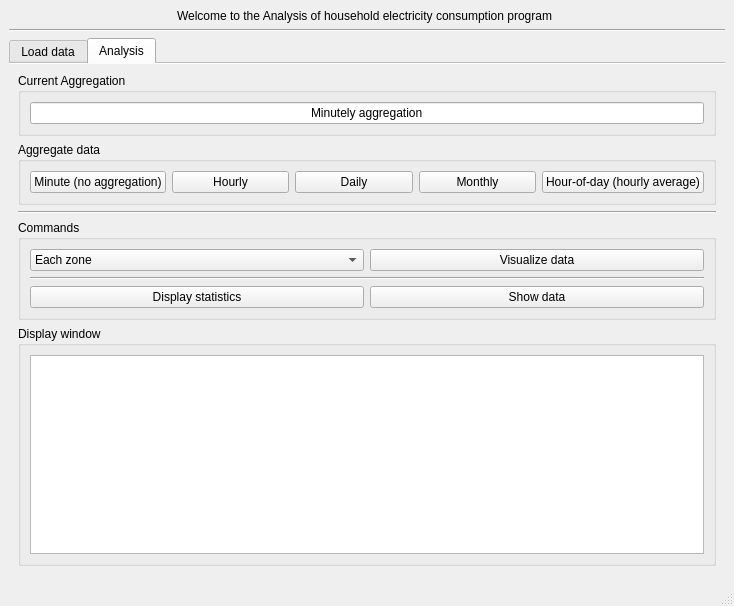
<?xml version="1.0" encoding="UTF-8"?>
<ui version="4.0">
 <class>MainWindow</class>
 <widget class="QMainWindow" name="MainWindow">
  <property name="geometry">
   <rect>
    <x>0</x>
    <y>0</y>
    <width>734</width>
    <height>606</height>
   </rect>
  </property>
  <property name="windowTitle">
   <string>MainWindow</string>
  </property>
  <widget class="QWidget" name="centralwidget">
   <layout class="QVBoxLayout" name="verticalLayout">
    <item alignment="Qt::AlignHCenter">
     <widget class="QLabel" name="header">
      <property name="text">
       <string>Welcome to the Analysis of household electricity consumption program </string>
      </property>
     </widget>
    </item>
    <item>
     <widget class="Line" name="line">
      <property name="orientation">
       <enum>Qt::Horizontal</enum>
      </property>
     </widget>
    </item>
    <item>
     <widget class="QTabWidget" name="tabWidget">
      <property name="tabPosition">
       <enum>QTabWidget::North</enum>
      </property>
      <property name="tabShape">
       <enum>QTabWidget::Rounded</enum>
      </property>
      <property name="currentIndex">
       <number>1</number>
      </property>
      <property name="documentMode">
       <bool>true</bool>
      </property>
      <property name="movable">
       <bool>true</bool>
      </property>
      <property name="tabBarAutoHide">
       <bool>true</bool>
      </property>
      <widget class="QWidget" name="tab_1">
       <attribute name="title">
        <string>Load data</string>
       </attribute>
       <attribute name="toolTip">
        <string>Select this tab to load data</string>
       </attribute>
       <layout class="QVBoxLayout" name="verticalLayout_2">
        <item>
         <widget class="QGroupBox" name="error_box">
          <property name="statusTip">
           <string/>
          </property>
          <property name="title">
           <string>Errorhandling</string>
          </property>
          <layout class="QHBoxLayout" name="horizontalLayout_3">
           <item>
            <widget class="QComboBox" name="error_dropmenu">
             <property name="toolTip">
              <string>Click to select errorhandling mode</string>
             </property>
             <property name="statusTip">
              <string>Click to select errorhandling mode</string>
             </property>
             <property name="layoutDirection">
              <enum>Qt::LeftToRight</enum>
             </property>
             <item>
              <property name="text">
               <string>Forward fill (replace corrupt measurement with latest valid measurement)</string>
              </property>
             </item>
             <item>
              <property name="text">
               <string>Backward fill (replace corrupt measurement with next valid measurement)</string>
              </property>
             </item>
             <item>
              <property name="text">
               <string>Drop (delete corrupted measurements)</string>
              </property>
             </item>
            </widget>
           </item>
          </layout>
         </widget>
        </item>
        <item>
         <widget class="QGroupBox" name="loadfile_box">
          <property name="title">
           <string>Filename</string>
          </property>
          <layout class="QHBoxLayout" name="horizontalLayout">
           <item>
            <widget class="QLineEdit" name="loadfile_input">
             <property name="toolTip">
              <string>Please enter a filename</string>
             </property>
             <property name="statusTip">
              <string>Please enter a filename in this box</string>
             </property>
             <property name="placeholderText">
              <string>Please enter the name of the datafile. Ex: 2008.csv</string>
             </property>
            </widget>
           </item>
           <item>
            <widget class="QPushButton" name="loadfile_btn">
             <property name="toolTip">
              <string>Click to load data</string>
             </property>
             <property name="statusTip">
              <string>Click to load data from filename</string>
             </property>
             <property name="text">
              <string>Load data</string>
             </property>
            </widget>
           </item>
          </layout>
         </widget>
        </item>
        <item>
         <widget class="QGroupBox" name="drop_box">
          <property name="title">
           <string>Drag and Drop</string>
          </property>
          <layout class="QHBoxLayout" name="horizontalLayout_2">
           <item>
            <widget class="QPlainTextEdit" name="drop_input">
             <property name="acceptDrops">
              <bool>true</bool>
             </property>
             <property name="toolTip">
              <string>Drag a file into this box to load it</string>
             </property>
             <property name="statusTip">
              <string>Drag a file into this box to load it</string>
             </property>
             <property name="documentTitle">
              <string>dasd</string>
             </property>
             <property name="overwriteMode">
              <bool>true</bool>
             </property>
             <property name="textInteractionFlags">
              <set>Qt::TextEditable</set>
             </property>
             <property name="backgroundVisible">
              <bool>true</bool>
             </property>
             <property name="centerOnScroll">
              <bool>true</bool>
             </property>
             <property name="placeholderText">
              <string>Please drag a datafile into this box</string>
             </property>
            </widget>
           </item>
          </layout>
         </widget>
        </item>
       </layout>
      </widget>
      <widget class="QWidget" name="tab_2">
       <attribute name="title">
        <string>Analysis</string>
       </attribute>
       <attribute name="toolTip">
        <string>Select this tab to analyze data</string>
       </attribute>
       <layout class="QVBoxLayout" name="verticalLayout_3">
        <item>
         <widget class="QGroupBox" name="aggcurrent_box">
          <property name="title">
           <string>Current Aggregation</string>
          </property>
          <layout class="QVBoxLayout" name="verticalLayout_4">
           <item>
            <widget class="QLineEdit" name="aggcurrent_line">
             <property name="toolTip">
              <string>This is the current aggregation</string>
             </property>
             <property name="statusTip">
              <string>This box shows how the data is currently aggregated</string>
             </property>
             <property name="inputMask">
              <string/>
             </property>
             <property name="text">
              <string>Minutely aggregation</string>
             </property>
             <property name="alignment">
              <set>Qt::AlignCenter</set>
             </property>
             <property name="dragEnabled">
              <bool>false</bool>
             </property>
             <property name="readOnly">
              <bool>true</bool>
             </property>
             <property name="clearButtonEnabled">
              <bool>false</bool>
             </property>
            </widget>
           </item>
          </layout>
         </widget>
        </item>
        <item>
         <widget class="QGroupBox" name="agg_box">
          <property name="statusTip">
           <string>Click to aggregate for daily consumption</string>
          </property>
          <property name="title">
           <string>Aggregate data</string>
          </property>
          <layout class="QHBoxLayout" name="horizontalLayout_4">
           <item>
            <widget class="QPushButton" name="agg_min_btn">
             <property name="toolTip">
              <string>Click to aggregate</string>
             </property>
             <property name="statusTip">
              <string>Click to aggregate for minutely consumption</string>
             </property>
             <property name="text">
              <string>Minute (no aggregation)</string>
             </property>
            </widget>
           </item>
           <item>
            <widget class="QPushButton" name="agg_hour_btn">
             <property name="toolTip">
              <string>Click to aggregate</string>
             </property>
             <property name="statusTip">
              <string>Click to aggregate for hourly consumption</string>
             </property>
             <property name="text">
              <string>Hourly</string>
             </property>
            </widget>
           </item>
           <item>
            <widget class="QPushButton" name="agg_day_btn">
             <property name="toolTip">
              <string>Click to aggregate</string>
             </property>
             <property name="text">
              <string>Daily</string>
             </property>
            </widget>
           </item>
           <item>
            <widget class="QPushButton" name="agg_month_btn">
             <property name="toolTip">
              <string>Click to aggregate</string>
             </property>
             <property name="statusTip">
              <string>Click to aggregate for monthly consumption</string>
             </property>
             <property name="text">
              <string>Monthly</string>
             </property>
            </widget>
           </item>
           <item>
            <widget class="QPushButton" name="agg_hDay_btn">
             <property name="toolTip">
              <string>Click to aggregate</string>
             </property>
             <property name="statusTip">
              <string>Click to aggregate for the hourly average</string>
             </property>
             <property name="text">
              <string>Hour-of-day (hourly average)</string>
             </property>
            </widget>
           </item>
          </layout>
         </widget>
        </item>
        <item>
         <widget class="Line" name="line_2">
          <property name="orientation">
           <enum>Qt::Horizontal</enum>
          </property>
         </widget>
        </item>
        <item>
         <widget class="QGroupBox" name="cmd_box">
          <property name="title">
           <string>Commands</string>
          </property>
          <layout class="QGridLayout" name="gridLayout">
           <item row="2" column="1">
            <widget class="QPushButton" name="showdata_btn">
             <property name="text">
              <string>Show data</string>
             </property>
            </widget>
           </item>
           <item row="0" column="0">
            <widget class="QComboBox" name="comboBox">
             <item>
              <property name="text">
               <string>Each zone</string>
              </property>
             </item>
             <item>
              <property name="text">
               <string>All zones</string>
              </property>
             </item>
            </widget>
           </item>
           <item row="0" column="1">
            <widget class="QPushButton" name="plot_btn">
             <property name="toolTip">
              <string>Click to visualize data</string>
             </property>
             <property name="statusTip">
              <string>Click to visualize data in plots</string>
             </property>
             <property name="text">
              <string>Visualize data</string>
             </property>
            </widget>
           </item>
           <item row="2" column="0">
            <widget class="QPushButton" name="stat_btn">
             <property name="toolTip">
              <string>Click to display statistics</string>
             </property>
             <property name="statusTip">
              <string>Click to display statistics based on currently aggregated data</string>
             </property>
             <property name="text">
              <string>Display statistics</string>
             </property>
            </widget>
           </item>
           <item row="1" column="0" colspan="2">
            <widget class="Line" name="line_3">
             <property name="orientation">
              <enum>Qt::Horizontal</enum>
             </property>
            </widget>
           </item>
          </layout>
         </widget>
        </item>
        <item>
         <widget class="QGroupBox" name="display_box">
          <property name="title">
           <string>Display window</string>
          </property>
          <layout class="QHBoxLayout" name="horizontalLayout_5">
           <item>
            <widget class="QPlainTextEdit" name="display_window">
             <property name="toolTip">
              <string>This window will display any messages given</string>
             </property>
             <property name="statusTip">
              <string>This window will display any messages given</string>
             </property>
             <property name="readOnly">
              <bool>true</bool>
             </property>
             <property name="textInteractionFlags">
              <set>Qt::NoTextInteraction</set>
             </property>
            </widget>
           </item>
          </layout>
         </widget>
        </item>
       </layout>
      </widget>
     </widget>
    </item>
   </layout>
  </widget>
  <widget class="QMenuBar" name="menubar">
   <property name="geometry">
    <rect>
     <x>0</x>
     <y>0</y>
     <width>734</width>
     <height>21</height>
    </rect>
   </property>
  </widget>
  <widget class="QStatusBar" name="statusbar"/>
 </widget>
 <tabstops>
  <tabstop>tabWidget</tabstop>
  <tabstop>error_dropmenu</tabstop>
  <tabstop>loadfile_input</tabstop>
  <tabstop>loadfile_btn</tabstop>
  <tabstop>drop_input</tabstop>
  <tabstop>aggcurrent_line</tabstop>
  <tabstop>agg_min_btn</tabstop>
  <tabstop>agg_hour_btn</tabstop>
  <tabstop>agg_day_btn</tabstop>
  <tabstop>agg_month_btn</tabstop>
  <tabstop>agg_hDay_btn</tabstop>
  <tabstop>display_window</tabstop>
 </tabstops>
 <resources/>
 <connections/>
</ui>
